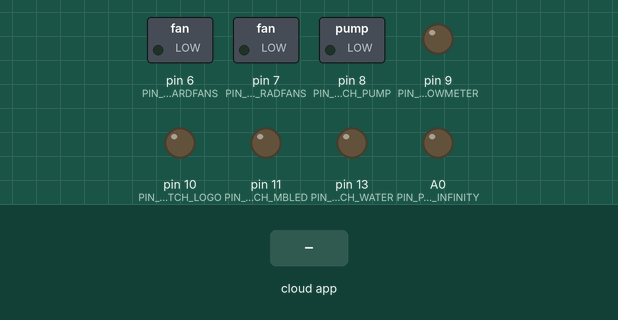
Simulated run of this sketch. Board: Arduino Uno, built with avr-gcc and run on an emulated ATmega328P. On the bench: switched loads named in the sketch (green lamp = pin HIGH), output pins drawn as LEDs (lit = HIGH). Inputs (shaded band) come from the test bench. The RemoteXY app is connected.

Above: at 1.2 s.
1.3 s: the phone or cloud app sets pushSwitch_White to 1
At 2.0 s:
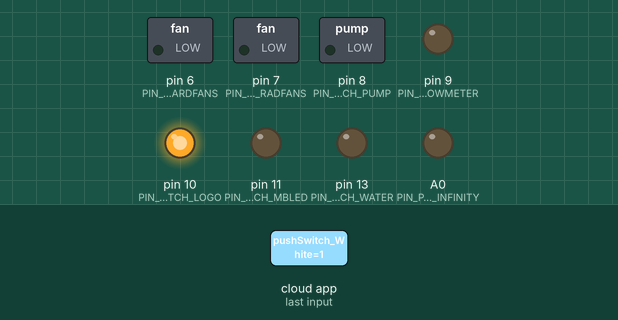
2.8 s: the phone or cloud app sets pushSwitch_ForwardFans to 1
At 3.9 s:
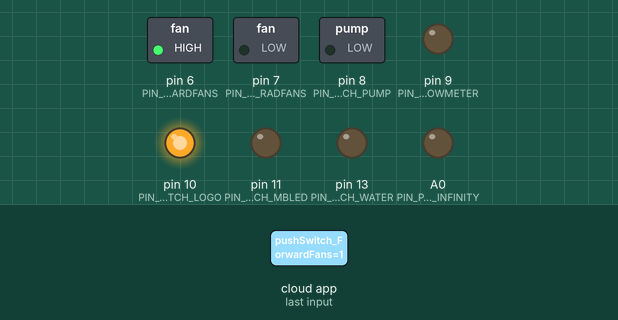
4.3 s: the phone or cloud app sets pushSwitch_RadFans to 1
At 5.1 s:
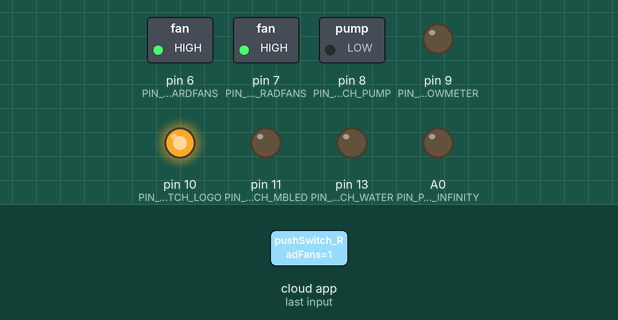
5.8 s: the phone or cloud app sets pushSwitch_Pump to 1
At 6.1 s:
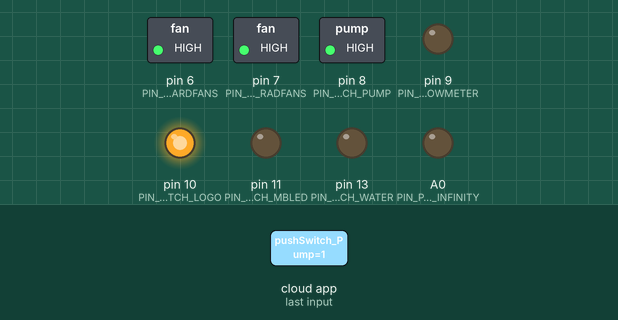
7.3 s: the phone or cloud app sets pushSwitch_FlowMeter to 1
At 8.5 s:
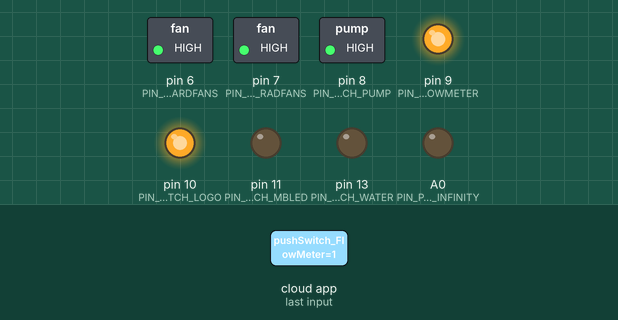
8.8 s: the phone or cloud app sets pushSwitch_mbLED to 1
At 9.6 s:
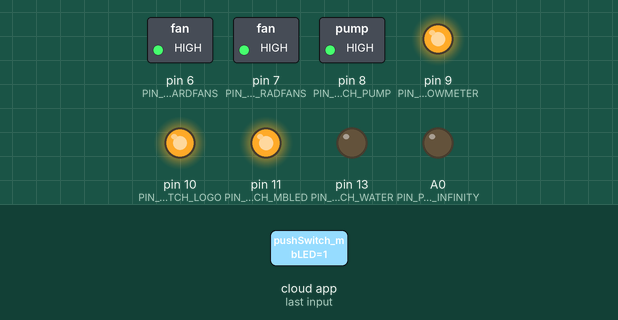
Timing chart, 0 to 11.3 s (numbered marks = the images above; inputs shaded):
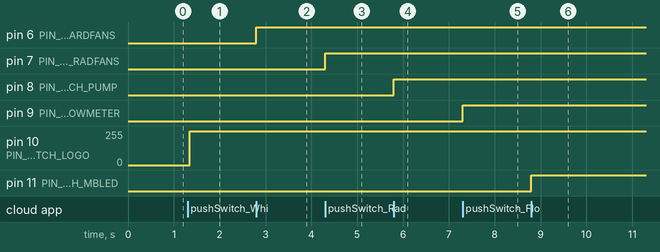

Measured:
- after the input at 1.3 s, pin 10 (PIN_PUSHSWITCH_LOGO): 0/255 → 254/255 after 0.05 s
- after the input at 2.8 s, pin 6 (PIN_PUSHSWITCH_FORWARDFANS): LOW → HIGH at once
- after the input at 4.3 s, pin 7 (PIN_PUSHSWITCH_RADFANS): LOW → HIGH at once
- after the input at 5.8 s, pin 8 (PIN_PUSHSWITCH_PUMP): LOW → HIGH at once
- after the input at 7.3 s, pin 9 (PIN_PUSHSWITCH_FLOWMETER): LOW → HIGH at once
- after the input at 8.8 s, pin 11 (PIN_PUSHSWITCH_MBLED): LOW → HIGH at once

The sketch:

Desk_Master.ino
```cpp
//////////////////////////////////////////////
//        RemoteXY include library          //
//////////////////////////////////////////////

// RemoteXY select connection mode and include library
#define REMOTEXY_MODE__HARDSERIAL

#include <RemoteXY.h>

// RemoteXY connection settings
#define REMOTEXY_SERIAL Serial
#define REMOTEXY_SERIAL_SPEED 9600


// RemoteXY configurate
#pragma pack(push, 1)
uint8_t RemoteXY_CONF[] =   // 419 bytes
  { 255,11,0,4,0,156,1,16,24,0,130,1,58,26,38,26,29,130,1,23,
  6,24,11,25,130,1,1,2,98,20,29,130,1,22,2,55,20,30,130,1,
  1,26,55,33,29,130,1,39,2,22,20,162,1,1,4,7,15,10,48,31,
  32,32,80,87,82,32,32,0,1,1,80,7,15,10,77,31,32,32,82,83,
  84,32,32,0,130,1,3,27,50,31,30,72,140,41,3,18,18,24,26,188,
  30,0,0,0,0,0,0,200,66,0,0,0,0,135,0,0,240,65,0,0,
  200,66,94,0,0,160,65,0,0,240,65,63,0,0,32,65,0,0,160,65,
  48,0,0,0,0,0,0,32,65,129,0,20,28,14,3,25,68,101,115,107,
  32,76,69,68,0,69,1,39,4,3,3,10,53,24,4,12,6,4,34,31,
  70,32,70,97,110,115,32,79,110,0,31,70,32,70,97,110,115,32,79,102,
  102,0,10,53,24,13,12,6,4,34,31,82,32,70,97,110,115,32,79,110,
  0,31,82,32,70,97,110,115,32,79,102,102,0,10,53,63,4,11,6,4,
  34,31,80,117,109,112,32,79,110,0,31,80,117,109,112,32,79,102,102,0,
  10,53,63,13,11,6,4,34,31,77,101,116,101,114,32,79,110,0,31,77,
  101,116,101,114,32,79,102,102,0,70,32,44,6,12,12,162,37,135,2,10,
  117,10,33,11,4,4,34,31,32,32,76,111,103,111,32,32,0,31,10,117,
  10,39,11,4,4,34,31,32,32,32,32,77,66,32,32,32,32,0,31,10,
  117,10,45,11,4,4,34,31,32,32,87,97,116,101,114,32,32,0,31,10,
  117,10,51,11,4,4,34,31,32,32,87,104,105,116,101,32,32,0,31,10,
  117,35,33,11,4,4,34,31,32,73,110,102,105,110,105,116,121,32,0,31,
  129,0,44,20,11,2,25,32,87,97,116,101,114,32,70,108,111,119,0 };

// this structure defines all the variables and events of your control interface
struct {

    // input variables
  uint8_t sw_power; // =1 if button pressed, else =0
  uint8_t sw_reset; // =1 if button pressed, else =0
  uint8_t pushSwitch_ForwardFans; // =1 if state is ON, else =0
  uint8_t pushSwitch_RadFans; // =1 if state is ON, else =0
  uint8_t pushSwitch_Pump; // =1 if state is ON, else =0
  uint8_t pushSwitch_FlowMeter; // =1 if state is ON, else =0
  uint8_t pushSwitch_Logo; // =1 if state is ON, else =0
  uint8_t pushSwitch_mbLED; // =1 if state is ON, else =0
  uint8_t pushSwitch_Water; // =1 if state is ON, else =0
  uint8_t pushSwitch_White; // =1 if state is ON, else =0
  uint8_t pushSwitch_Infinity; // =1 if state is ON, else =0

    // output variables
  int8_t circularbar_1;  // from 0 to 100
  int16_t flowMeterAlarm; // =0 no sound, else ID of sound, =1001 for example, look sound list in app
  uint8_t flowStatus; // led state 0 .. 2

    // other variable
  uint8_t connect_flag;  // =1 if wire connected, else =0

} RemoteXY;
#pragma pack(pop)

/////////////////////////////////////////////
//           END RemoteXY include          //
/////////////////////////////////////////////

#define PIN_SW_POWER 4
#define PIN_SW_RESET 5
#define PIN_PUSHSWITCH_FORWARDFANS 6
#define PIN_PUSHSWITCH_RADFANS 7
#define PIN_PUSHSWITCH_PUMP 8
#define PIN_PUSHSWITCH_FLOWMETER 9
#define PIN_PUSHSWITCH_LOGO 10
#define PIN_PUSHSWITCH_MBLED 11
#define PIN_PUSHSWITCH_WATER 13
#define PIN_PUSHSWITCH_WHITE 10
#define PIN_PUSHSWITCH_INFINITY A0


void setup()
{
  RemoteXY_Init ();

  pinMode (PIN_SW_POWER, OUTPUT);
  pinMode (PIN_SW_RESET, OUTPUT);
  pinMode (PIN_PUSHSWITCH_FORWARDFANS, OUTPUT);
  pinMode (PIN_PUSHSWITCH_RADFANS, OUTPUT);
  pinMode (PIN_PUSHSWITCH_PUMP, OUTPUT);
  pinMode (PIN_PUSHSWITCH_FLOWMETER, OUTPUT);
  pinMode (PIN_PUSHSWITCH_LOGO, OUTPUT);
  pinMode (PIN_PUSHSWITCH_MBLED, OUTPUT);
  pinMode (PIN_PUSHSWITCH_WATER, OUTPUT);
  pinMode (PIN_PUSHSWITCH_WHITE, OUTPUT);
  pinMode (PIN_PUSHSWITCH_INFINITY, OUTPUT);

  // TODO you setup code

}

void loop()
{
  RemoteXY_Handler ();

  digitalWrite(PIN_SW_POWER, (RemoteXY.sw_power==0)?LOW:HIGH);
  digitalWrite(PIN_SW_RESET, (RemoteXY.sw_reset==0)?LOW:HIGH);
  digitalWrite(PIN_PUSHSWITCH_FORWARDFANS, (RemoteXY.pushSwitch_ForwardFans==0)?LOW:HIGH);
  digitalWrite(PIN_PUSHSWITCH_RADFANS, (RemoteXY.pushSwitch_RadFans==0)?LOW:HIGH);
  digitalWrite(PIN_PUSHSWITCH_PUMP, (RemoteXY.pushSwitch_Pump==0)?LOW:HIGH);
  digitalWrite(PIN_PUSHSWITCH_FLOWMETER, (RemoteXY.pushSwitch_FlowMeter==0)?LOW:HIGH);
  digitalWrite(PIN_PUSHSWITCH_LOGO, (RemoteXY.pushSwitch_Logo==0)?LOW:HIGH);
  digitalWrite(PIN_PUSHSWITCH_MBLED, (RemoteXY.pushSwitch_mbLED==0)?LOW:HIGH);
  digitalWrite(PIN_PUSHSWITCH_WATER, (RemoteXY.pushSwitch_Water==0)?LOW:HIGH);
  digitalWrite(PIN_PUSHSWITCH_WHITE, (RemoteXY.pushSwitch_White==0)?LOW:HIGH);
  digitalWrite(PIN_PUSHSWITCH_INFINITY, (RemoteXY.pushSwitch_Infinity==0)?LOW:HIGH);

  // TODO you loop code
  // use the RemoteXY structure for data transfer
  // do not call delay()


}
```
